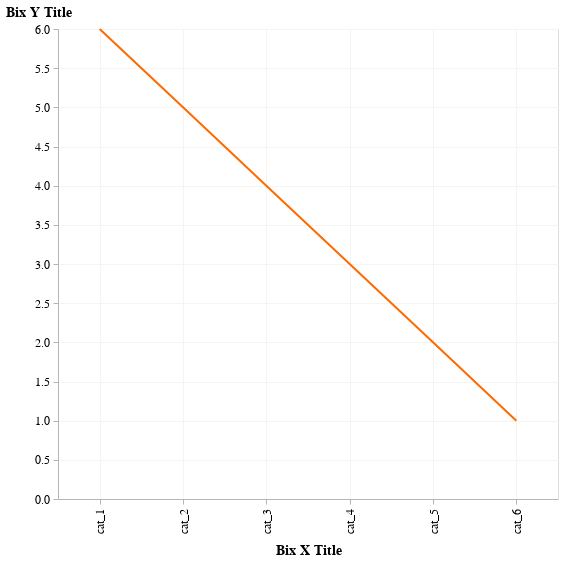

Notebook source saved alongside this figure:
### Markdown cell above
## The Title

### Code cell
# Change Axis Title

source=pd.DataFrame(data={'a':['cat_1','cat_2','cat_3','cat_4','cat_5','cat_6'],'b':[6,5,4,3,2,1]})

(alt.Chart(source)
    .mark_line()
    .encode(
        x=alt.X('a:N', title='Bix X Title'
                
                ),
        y=alt.Y('b:Q', title='Bix Y Title'
               )
        )
    .properties(width=500)
)

### Figure 1 — Vega-Lite specification as saved in the notebook (floating-point values rounded to 4 significant figures)
{"config": {"area": {"fill": "#FF6A00"}, "bar": {"fill": "#FF6A00"}, "view": {"continuousWidth": 800, "continuousHeight": 470}, "axisBand": {"grid": false}, "axis": {"domain": true, "domainColor": "#B5B5B5", "domainWidth": 1, "grid": true, "gridColor": "#F7F4EF", "gridWidth": 1, "labelFont": "Super Grotesk Offc Pro", "labelFontSize": 12, "labelPadding": 4, "tickColor": "#B5B5B5", "tickSize": 5, "titleFont": "Super Grotesk Offc Pro", "titleFontSize": 14, "titlePadding": 10}, "axisY": {"titleAngle": 0, "titleY": -10, "titleX": -20}, "background": "#ffffff", "legend": {"labelFontSize": 11, "padding": 1, "symbolSize": 30, "symbolType": "square", "title": null, "titleFont": "Super Grotesk Offc Pro", "titleFontSize": 14, "labelFont": "Super Grotesk Offc Pro", "titlePadding": 10, "orient": "right", "direction": "vertical"}, "line": {"stroke": "#FF6A00", "strokeWidth": 2}, "point": {"filled": true}, "rect": {"fill": "#FF6A00"}, "range": {"category": ["#FF6A00", "#00B67D", "#FA4092", "#169FD9", "#FFC000"]}, "style": {"bar": {"binSpacing": 2, "fill": "#FF6A00", "stroke": null}}, "title": {"anchor": "start", "font": "Super Grotesk Offc Pro", "fontSize": 24, "fontWeight": 600, "offset": 20}}, "data": {"name": "data-1d3c1b85a0f83db27d3dbc4bbec35574"}, "mark": "line", "encoding": {"x": {"field": "a", "title": "Bix X Title", "type": "nominal"}, "y": {"field": "b", "title": "Bix Y Title", "type": "quantitative"}}, "width": 500, "$schema": "https://vega.github.io/schema/vega-lite/v4.17.0.json", "datasets": {"data-1d3c1b85a0f83db27d3dbc4bbec35574": [{"a": "cat_1", "b": 6}, {"a": "cat_2", "b": 5}, {"a": "cat_3", "b": 4}, {"a": "cat_4", "b": 3}, {"a": "cat_5", "b": 2}, {"a": "cat_6", "b": 1}]}}
